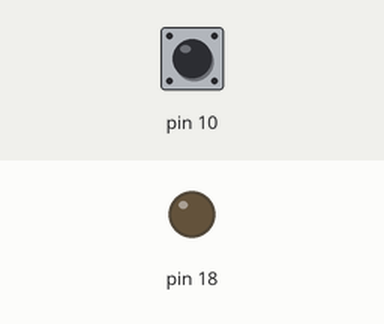
This program was run on a simulated Raspberry Pi (header pin numbers). On the bench: output pins drawn as LEDs (lit = HIGH). Inputs (shaded band) come from the test bench; at power-on: pin 10 LOW. What the program prints to the terminal is not drawn.

Above: at 1.2 s.
1.3 s: pin 10 pulled HIGH for 0.15 s
At 1.37 s:
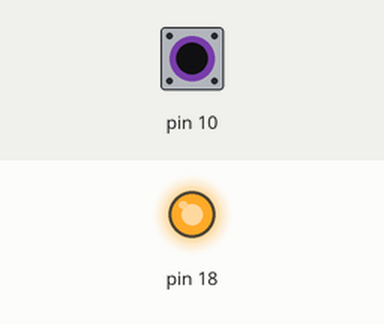
2.9 s: pin 10 pulled HIGH for 3.2 s
At 7.0 s:
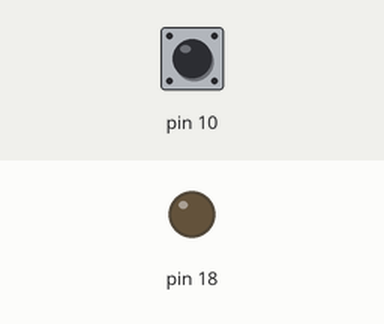
Timing chart, 0 to 8.5 s (numbered marks = the images above; inputs shaded):
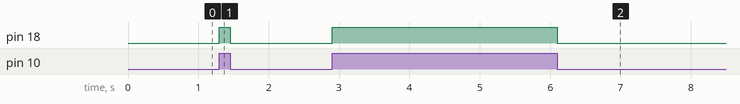

Measured:
- after the input at 1.3 s, pin 18: LOW → HIGH at once, → LOW 0.15 s later
- after the input at 2.9 s, pin 18: LOW → HIGH at once, → LOW 3.2 s later

The program:

button_01.py
```python
import RPi.GPIO as gp
import time


"""
3.3v + > ---------------------- 10k ohm
                                    |
                                    |
                                    |
                          button ---
                            |
RXD(in)(0v) -----------------

GPIO24 + > ---------------------- 220 ohm
                                    |
                                    |
                                    |
GND(0v) -------------------- -  led +
"""

gp.setmode(gp.BOARD)
gp.setup(10, gp.IN, pull_up_down=gp.PUD_DOWN)
gp.setup(18, gp.OUT)

def pushed(channel):
  while(gp.input(channel) == 1):
    gp.output(18, 1)
  if(gp.input(channel) == 0):
    gp.output(18, 0)

gp.add_event_detect(10, gp.RISING, callback=pushed, bouncetime = 100)

message = input("Press the button: \n")


gp.cleanup()
```
